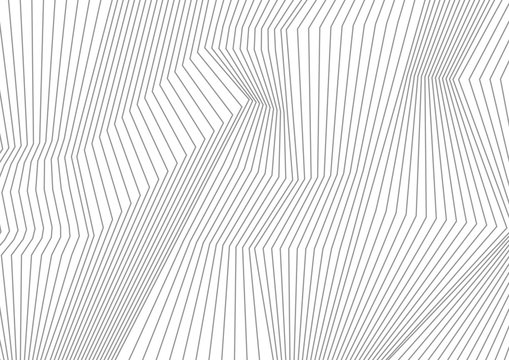
#> input picture CV Practicals/practical4/practical4b/practical4b-ii/line_art_image.jpg, 509 x 360 px, found by its file name
$ python 'practical 4b-ii.py'
#> lines starting #> are read from the running program, lines starting #| are printed output that depends on the picture
import cv2
import numpy as np

# Load the image
image_path = "C:/Users/DELL/Downloads/line_art_image.jpg"
image = cv2.imread(image_path)
#> image is the input picture: shape (360, 509, 3); min 129, max 255, mean 233.3

if image is None:
    print("Error: Image not found! Check the file path.")
    exit()

cv2.imshow('Original', image)

# Convert to grayscale and detect edges
gray = cv2.cvtColor(image, cv2.COLOR_BGR2GRAY)
edges = cv2.Canny(gray, 50, 150, apertureSize=3)
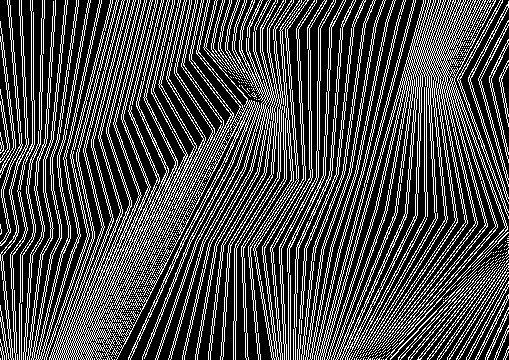
#> edges: shape (360, 509); 28.5% white in thin lines or dots

# Detect lines using Hough Transform
lines = cv2.HoughLinesP(
    edges,
    rho=2,
    theta=np.pi / 180,
    threshold=100,
    minLineLength=20,
    maxLineGap=5
)
#> lines = 1134 rows, first 6: [269, 343, 485, 343], [264, 315, 507, 315], [175, 164, 504, 164], [326, 135, 504, 135], [454, 291, 505, 291], [27, 359, 145, 267]

# Draw detected lines
line_list = []
if lines is not None:
    for points in lines:
        x1, y1, x2, y2 = points[0]
        cv2.line(image, (x1, y1), (x2, y2), (0, 255, 0), 2)
        line_list.append([(x1, y1), (x2, y2)])
#> this loop made 1134 passes
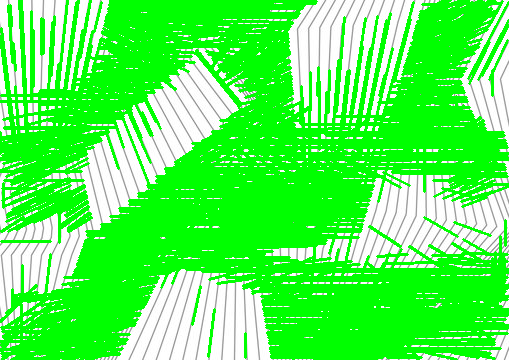
#> image: shape (360, 509, 3); mean B, G, R 84.8, 250.5, 84.8
#> after the loop, line_list = 1134 items
else:
    print("No lines detected.")

# Save and display the processed image
cv2.imwrite('detectedlines.png', image)
cv2.imshow('Detected Lines', image)

cv2.waitKey(0)
cv2.destroyAllWindows()
